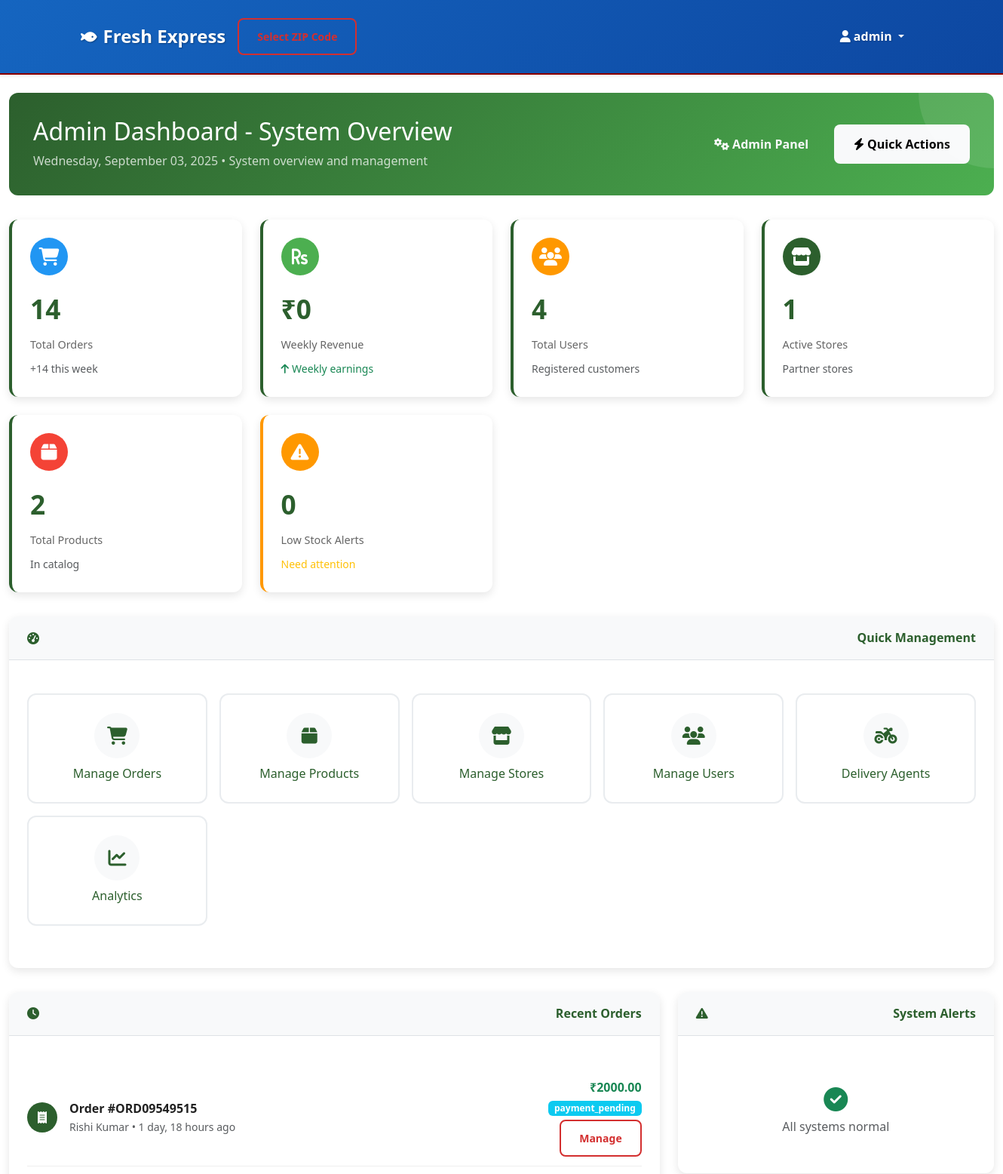
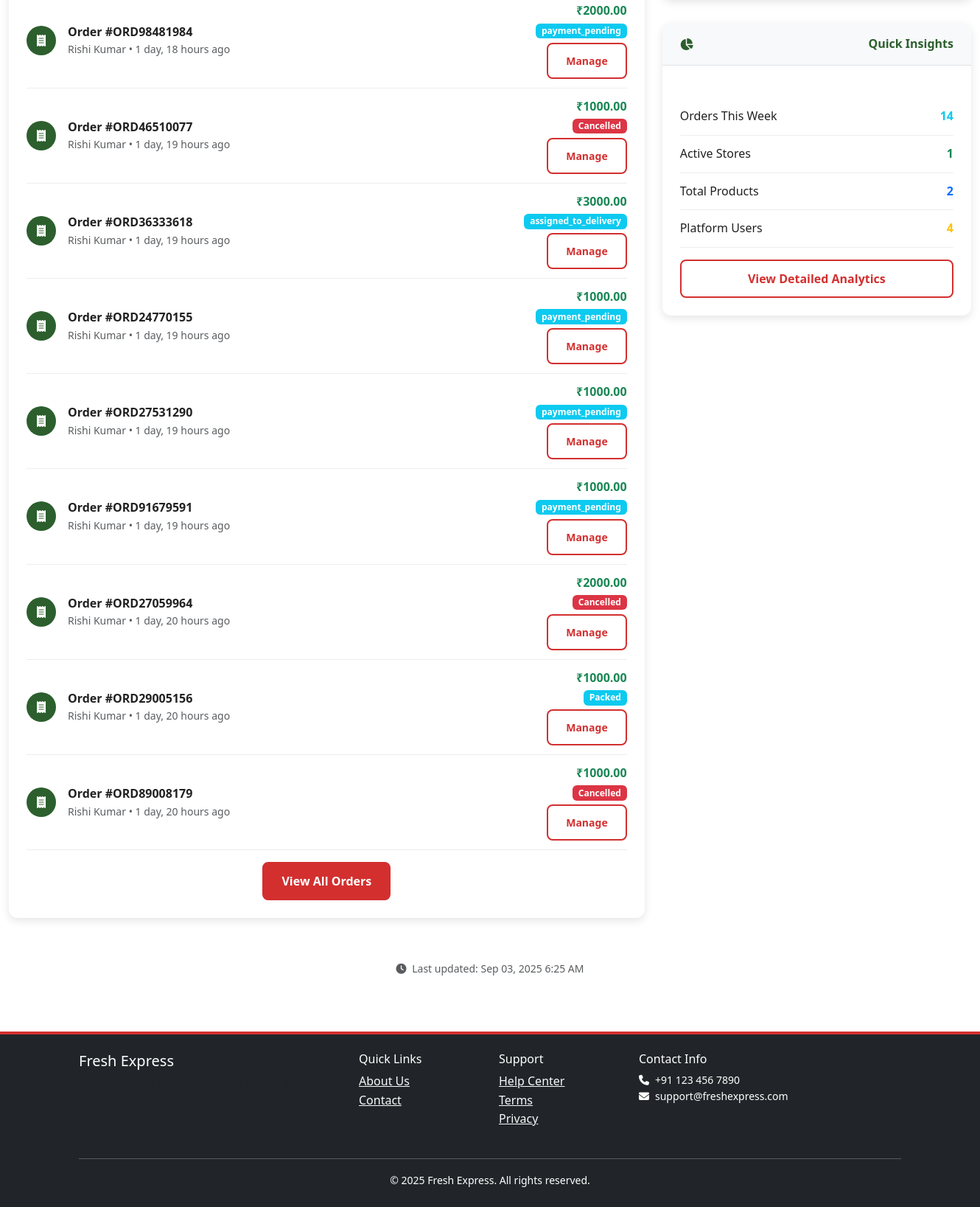
The app's page /dashboard/admin/ (signed in), older data (2 pictures, top to bottom).
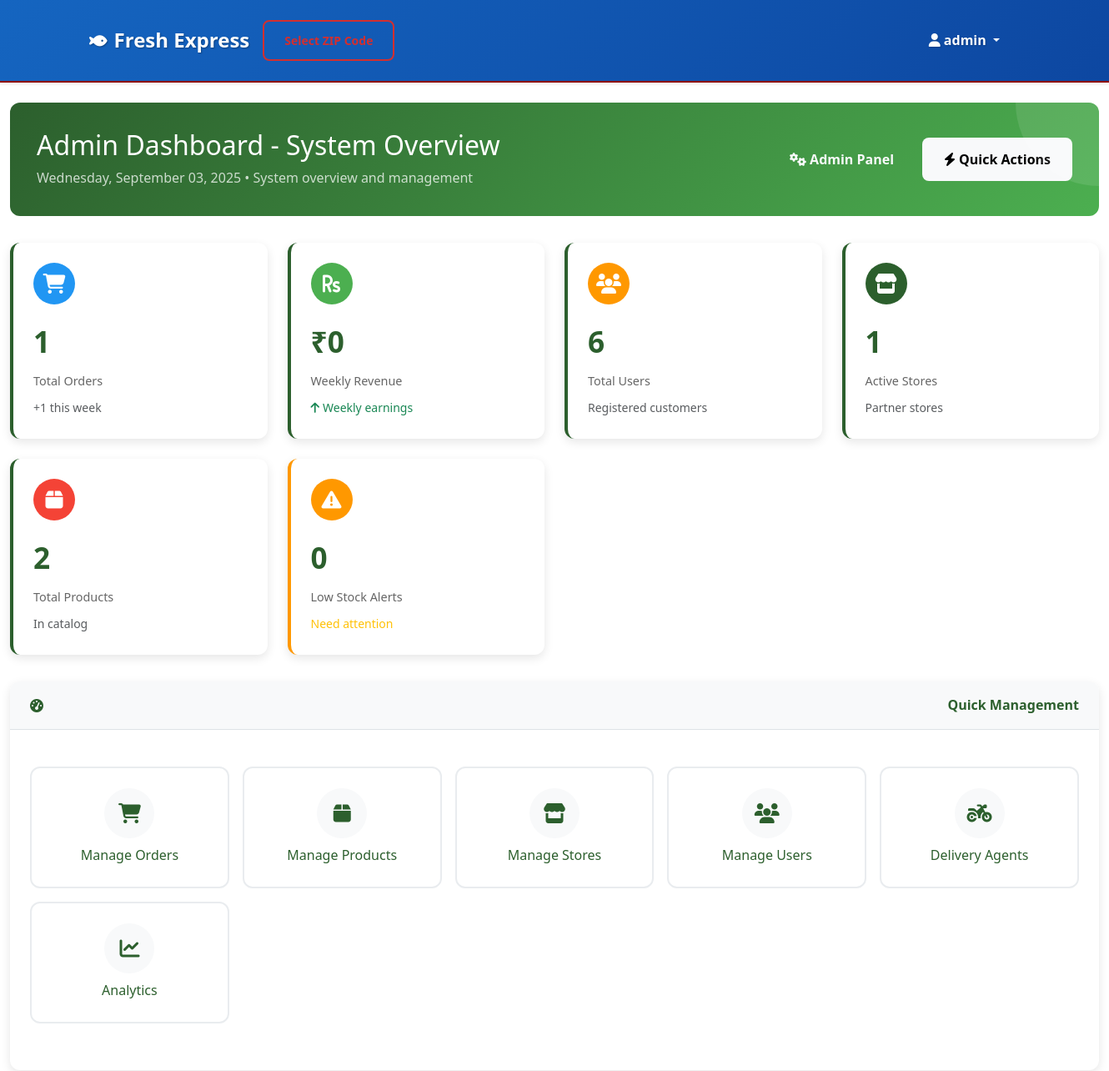
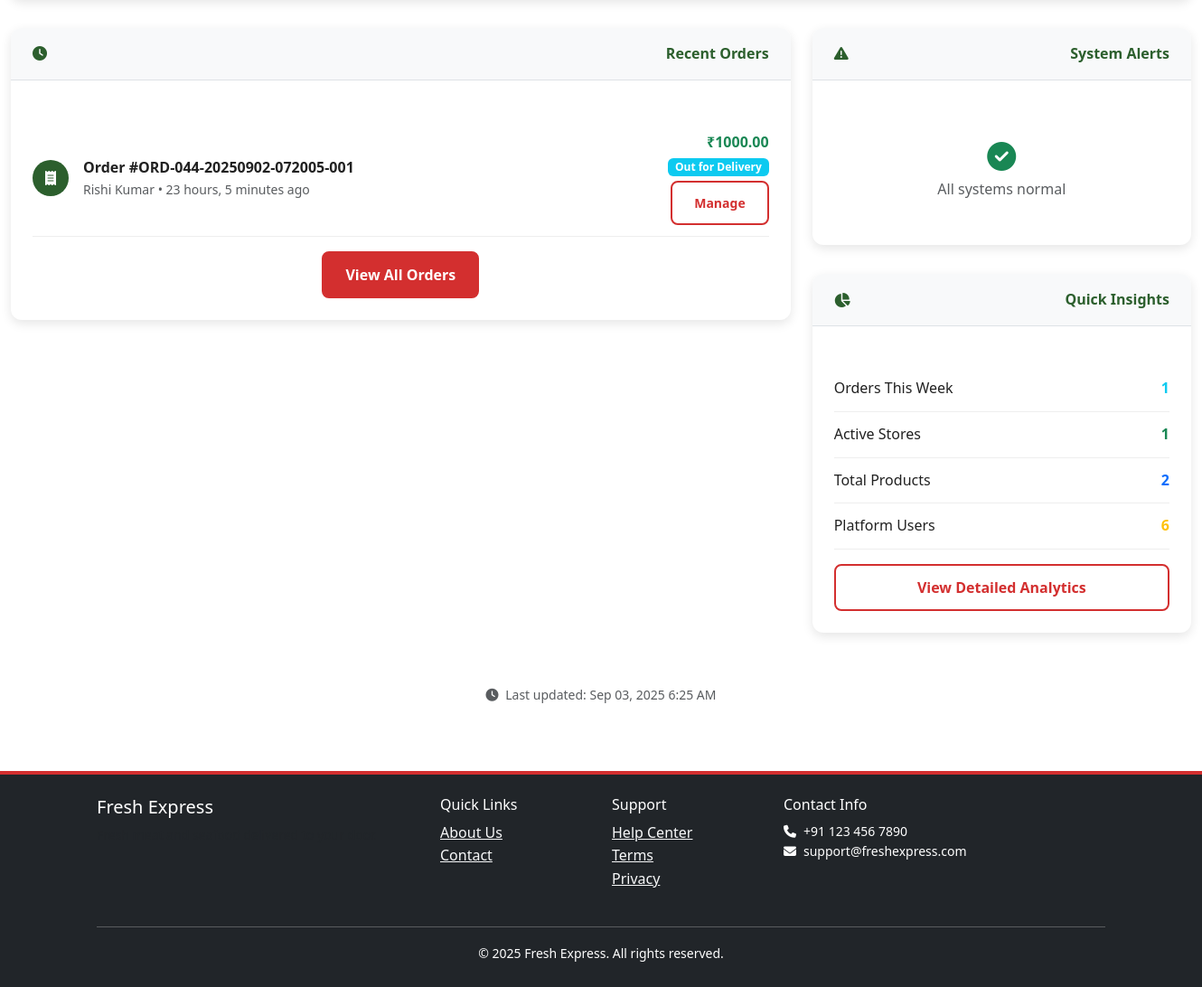
The same page, newer data (2 pictures, top to bottom).
### orders/models.py (models this page shows, shortened)
class Order(TimeStampedModel):
    ORDER_STATUS = [
        ('placed', 'Placed'),
        ('confirmed', 'Confirmed'),
        ('preparing', 'Preparing'),
        ('packed', 'Packed'),
        ('ready_for_pickup', 'Ready for Pickup'),
        ('handed_to_delivery', 'Handed to Delivery Agent'),
        ('out_for_delivery', 'Out for Delivery'),
        ('delivered', 'Delivered'),
        ('cancelled', 'Cancelled'),
        ('refunded', 'Refunded'),
    ]
    PAYMENT_STATUS = [
        ('pending', 'Pending'),
        ('paid', 'Paid'),
        ('failed', 'Failed'),
        ('refunded', 'Refunded'),
    ]
    PAYMENT_METHODS = [
        ('cod', 'Cash on Delivery'),
        ('upi', 'UPI'),
        ('card', 'Credit/Debit Card'),
        ('wallet', 'Digital Wallet'),
    ]
    order_id = models.UUIDField(default=uuid.uuid4, unique=True, editable=False)
    order_number = models.CharField(max_length=20, unique=True, db_index=True)
    user = models.ForeignKey(User, on_delete=models.CASCADE, related_name='orders')
    store = models.ForeignKey(Store, on_delete=models.CASCADE, related_name='orders')
    delivery_address = models.ForeignKey(Address, on_delete=models.PROTECT, related_name='orders')
    delivery_slot = models.ForeignKey(DeliverySlot, on_delete=models.PROTECT, blank=True, null=True)
    status = models.CharField(max_length=20, choices=ORDER_STATUS, default='placed')
    payment_status = models.CharField(max_length=10, choices=PAYMENT_STATUS, default='pending')
    payment_method = models.CharField(max_length=10, choices=PAYMENT_METHODS, default='cod')
    subtotal = models.DecimalField(max_digits=10, decimal_places=2)
    delivery_fee = models.DecimalField(max_digits=6, decimal_places=2, default=Decimal('0.00'))
    tax_amount = models.DecimalField(max_digits=8, decimal_places=2, default=Decimal('0.00'))
    discount_amount = models.DecimalField(max_digits=8, decimal_places=2, default=Decimal('0.00'))
    total_amount = models.DecimalField(max_digits=10, decimal_places=2)
    estimated_delivery_time = models.DateTimeField(blank=True, null=True)
    actual_delivery_time = models.DateTimeField(blank=True, null=True)
    delivery_instructions = models.TextField(blank=True, null=True)
    handover_to_delivery_time = models.DateTimeField(blank=True, null=True)
    delivery_agent_confirmed = models.BooleanField(default=False)
    store_handover_confirmed = models.BooleanField(default=False)
    store_handover_time = models.DateTimeField(blank=True, null=True)
    customer_delivery_confirmed = models.BooleanField(default=False)
    customer_delivery_time = models.DateTimeField(blank=True, null=True)
    handover_verification_code = models.CharField(max_length=6, blank=True, null=True)
    delivery_confirmation_code = models.CharField(max_length=8, blank=True, null=True, help_text="Code for final delivery confirmation")
    handover_code = models.CharField(max_length=6, blank=True, null=True, help_text="6-digit alphanumeric code for store-to-delivery handover")
    payment_id = models.CharField(max_length=100, blank=True, null=True)
    payment_details = models.JSONField(default=dict, blank=True)
    customer_notes = models.TextField(blank=True, null=True)
    store_notes = models.TextField(blank=True, null=True)
    class Meta:
        ordering = ['-created_at']
        indexes = [
            models.Index(fields=['user', 'status']),
            models.Index(fields=['store', 'status']),
            models.Index(fields=['order_number']),
            models.Index(fields=['status', 'created_at']),
        ]

### accounts/models.py (models this page shows, shortened)
class User(AbstractUser):
    USER_TYPES = [
        ('customer', 'Customer'),
        ('store_owner', 'Store Owner'),
        ('store_staff', 'Store Staff'),
        ('delivery_agent', 'Delivery Agent'),
        ('admin', 'Admin'),
    ]
    user_type = models.CharField(max_length=20, choices=USER_TYPES, default='customer')
    phone_number = models.CharField(max_length=15, blank=True, null=True)
    email_verified = models.BooleanField(default=False)
    phone_verified = models.BooleanField(default=False)
    created_at = models.DateTimeField(auto_now_add=True)
    updated_at = models.DateTimeField(auto_now=True)

### core/dashboard_views.py (the view)
# urls.py: path('dashboard/admin/', AdminDashboardView.as_view(), name='admin_dashboard'),
class AdminDashboardView(AdminRequiredMixin, TemplateView):
    template_name = 'dashboards/admin_dashboard.html'
    def get_context_data(self, **kwargs):
        context = super().get_context_data(**kwargs)
        from orders.models import Order
        from catalog.models import Product
        from stores.models import Store
        from accounts.models import User
        today = timezone.now().date()
        week_ago = today - timedelta(days=7)
        try:
            stats = {
                'total_orders': Order.objects.count(),
                'weekly_orders': Order.objects.filter(created_at__date__gte=week_ago).count(),
                'total_products': Product.objects.count(),
                'total_stores': Store.objects.filter(is_active=True).count(),
                'total_users': User.objects.count(),
                'weekly_revenue': Order.objects.filter(
                    created_at__date__gte=week_ago,
                    status='delivered'
                ).aggregate(total=Sum('total_amount'))['total'] or 0,
            }
            recent_orders = Order.objects.select_related('user').order_by('-created_at')[:10]
            from catalog.models import StoreProduct
            low_stock_products = StoreProduct.objects.filter(
                stock_quantity__lt=10,
                is_available=True
            ).select_related('product', 'store')[:10]
        except Exception as e:
            stats = {
                'total_orders': 0, 'weekly_orders': 0,
                'total_products': 0, 'total_stores': 0,
                'total_users': 0, 'weekly_revenue': 0
            }
            recent_orders = []
            low_stock_products = []
        context.update({
            'stats': stats,
            'recent_orders': recent_orders,
            'low_stock_products': low_stock_products,
            'dashboard_title': 'Admin Dashboard - System Overview',
            'user_type': 'admin'
        })
        return context

### accounts/models.py (called while the page is built)
    @classmethod
    def get_active_banners(cls, location=None):
        now = timezone.now()
        queryset = cls.objects.filter(
            is_active=True,
            valid_from__lte=now,
            valid_until__gte=now
        ).order_by('display_order', '-created_at')
        if location:
            queryset = queryset.filter(display_location=location)
        return queryset

### core/banner_context.py (called while the page is built)
def promotional_banners(request):
    return {
        'home_top_banners': PromotionalBanner.get_active_banners('home_top'),
        'home_middle_banners': PromotionalBanner.get_active_banners('home_middle'),
        'home_bottom_banners': PromotionalBanner.get_active_banners('home_bottom'),
        'loyalty_banners': PromotionalBanner.get_active_banners('loyalty_dashboard'),
        'checkout_banners': PromotionalBanner.get_active_banners('checkout'),
    }

### core/context_processors.py (called while the page is built, shortened)
def admin_context(request):
    context = {}
    return context

### templates/dashboards/admin_dashboard.html (shortened to what the changed rows need)
{% extends 'dashboards/base_dashboard.html' %}
{% load static %}
{% block dashboard_content %}
<div class="row">
    <div class="col-12">
        <div class="stats-grid">
            <div class="stat-card">
                <div class="stat-header">
                    <div class="stat-icon" style="background: var(--dashboard-info);">
                    </div>
                </div>
                <div class="stat-number">{{ stats.total_orders }}</div>
                <div class="stat-label">Total Orders</div>
                <div class="mt-2">
                    <small class="text-muted">+{{ stats.weekly_orders }} this week</small>
                </div>
            </div>
            <div class="stat-card">
                <div class="stat-header">
                    <div class="stat-icon" style="background: var(--dashboard-warning);">
                    </div>
                </div>
                <div class="stat-number">{{ stats.total_users }}</div>
                <div class="stat-label">Total Users</div>
                <div class="mt-2">
                    <small class="text-muted">Registered customers</small>
                </div>
            </div>
        </div>
    </div>
</div>
<div class="row">
    <div class="col-md-8">
        <div class="section-card">
            <div class="section-body">
                {% if recent_orders %}
                    {% for order in recent_orders %}
                    <div class="list-item">
                        <div class="d-flex align-items-center">
                            <div class="me-3">
                                <div class="stat-icon" style="width: 40px; height: 40px; font-size: 1rem;">
                                    <i class="fas fa-receipt"></i>
                                </div>
                            </div>
                            <div>
                                <div class="fw-bold">
                                    Order #{{ order.order_number|default:order.id }}
                                </div>
                                <div class="text-muted small">
                                    {{ order.user.get_full_name|default:order.user.username }} •
                                    {{ order.created_at|timesince }} ago
                                </div>
                            </div>
                        </div>
                        <div class="text-end">
                            <div class="fw-bold text-success">₹{{ order.total_amount }}</div>
                            <span class="badge bg-{% if order.status == 'delivered' %}success{% elif order.status == 'cancelled' %}danger{% elif order.status == 'pending' %}warning{% else %}info{% endif %}">
                                {{ order.get_status_display }}
                            </span>
                            <div class="mt-1">
                                <a href="/admin/orders/order/{{ order.id }}/change/" class="btn btn-sm btn-outline-primary">
                                    Manage
                                </a>
                            </div>
                        </div>
                    </div>
                    {% endfor %}
                {% else %}
                    <div class="text-center py-4">
                        <i class="fas fa-shopping-cart fa-3x text-muted mb-3"></i>
                        <h5 class="text-muted">No recent orders</h5>
                        <p class="text-muted">Orders will appear here as they come in</p>
                    </div>
                {% endif %}
            </div>
        </div>
    </div>
    <div class="col-md-4">
        <div class="section-card">
            <div class="section-body">
                <div class="list-item">
                    <span>Orders This Week</span>
                    <span class="fw-bold text-info">{{ stats.weekly_orders }}</span>
                </div>
                <div class="list-item">
                    <span>Platform Users</span>
                    <span class="fw-bold text-warning">{{ stats.total_users }}</span>
                </div>
            </div>
        </div>
    </div>
</div>
{% endblock %}

Row changes from the older to the newer data that the page shows:
removed Order: order_number "ORD09549515", user.get_full_name "Rishi Kumar", created_at "1 day, 18 hours", total_amount "2000.00", status "payment_pending"
removed Order: order_number "ORD98481984", user.get_full_name "Rishi Kumar", created_at "1 day, 18 hours", total_amount "2000.00", status "payment_pending"
removed Order: order_number "ORD46510077", user.get_full_name "Rishi Kumar", created_at "1 day, 19 hours", total_amount "1000.00", status "Cancelled"
removed Order: order_number "ORD36333618", user.get_full_name "Rishi Kumar", created_at "1 day, 19 hours", total_amount "3000.00", status "assigned_to_delivery"
removed Order: order_number "ORD24770155", user.get_full_name "Rishi Kumar", created_at "1 day, 19 hours", total_amount "1000.00", status "payment_pending"
removed Order: order_number "ORD27531290", user.get_full_name "Rishi Kumar", created_at "1 day, 19 hours", total_amount "1000.00", status "payment_pending"
removed Order: order_number "ORD91679591", user.get_full_name "Rishi Kumar", created_at "1 day, 19 hours", total_amount "1000.00", status "payment_pending"
removed Order: order_number "ORD27059964", user.get_full_name "Rishi Kumar", created_at "1 day, 20 hours", total_amount "2000.00", status "Cancelled"
removed Order: order_number "ORD29005156", user.get_full_name "Rishi Kumar", created_at "1 day, 20 hours", total_amount "1000.00", status "Packed"
removed Order: order_number "ORD89008179", user.get_full_name "Rishi Kumar", created_at "1 day, 20 hours", total_amount "1000.00", status "Cancelled"
added Order: order_number "ORD-044-20250902-072005-001", user.get_full_name "Rishi Kumar", created_at "23 hours, 5 minutes", total_amount "1000.00", status "Out for Delivery"
Text that changed along with them:
{{ stats.total_orders }}: "14" → "1"
{{ stats.weekly_orders }}: "14" → "1"
{{ stats.total_users }}: "4" → "6"
